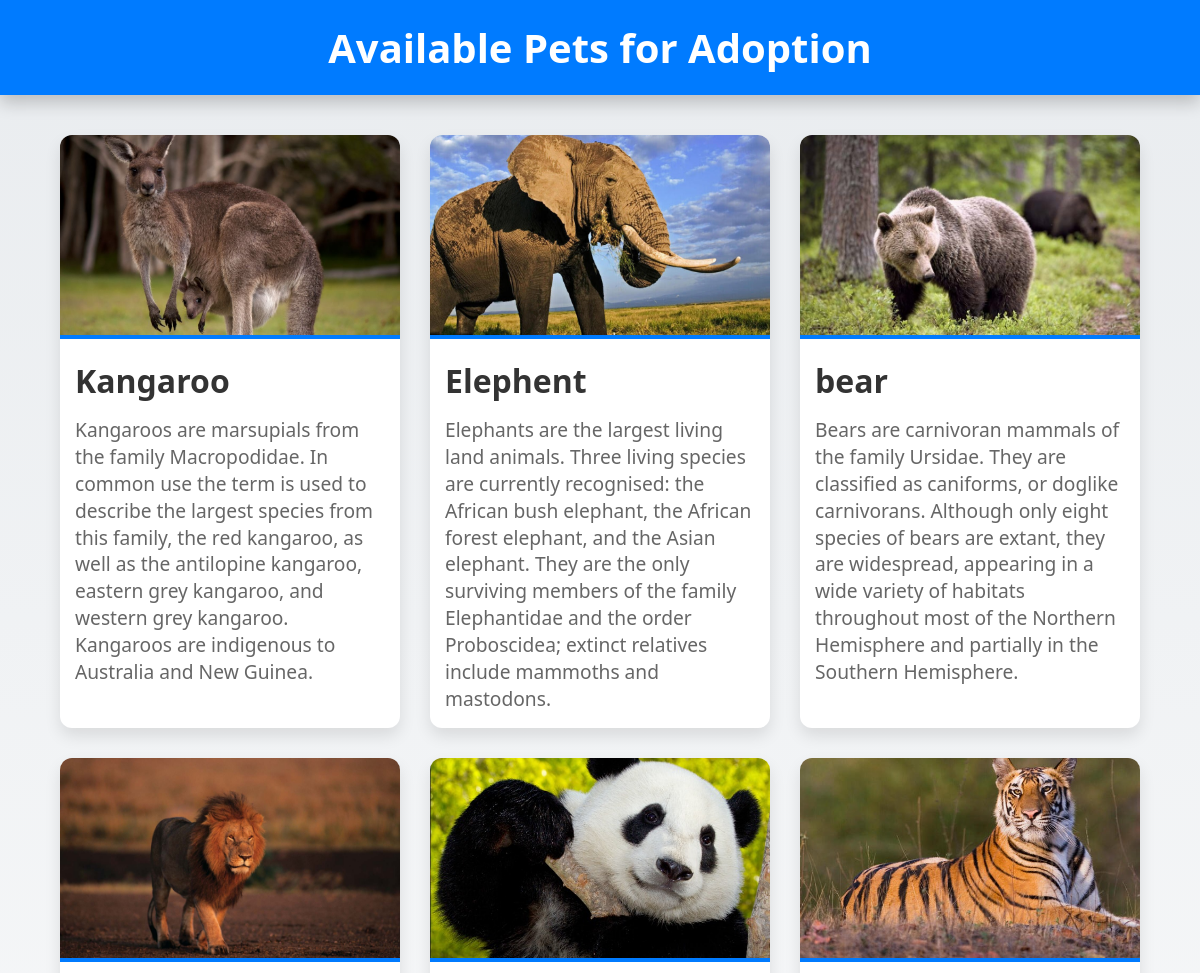
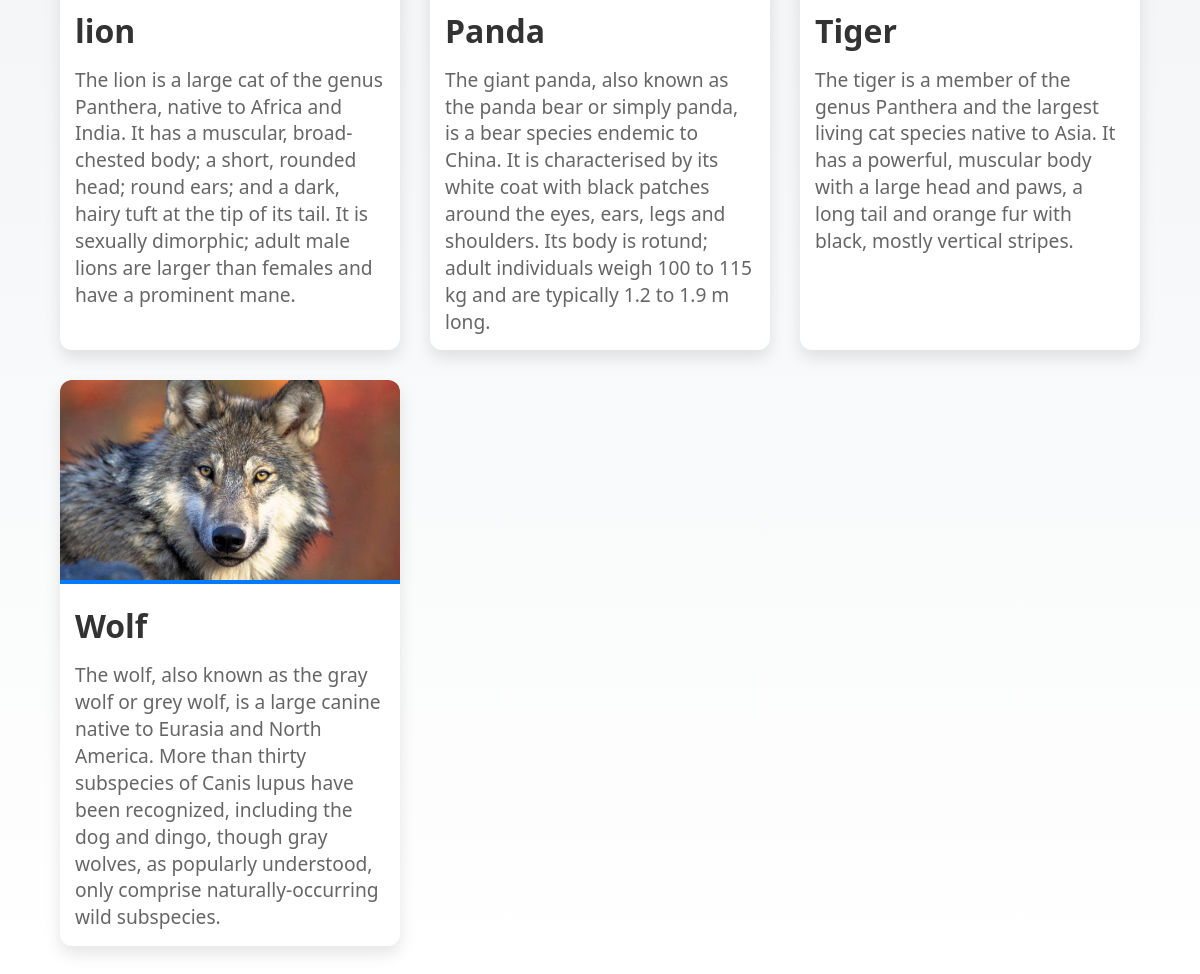
The page / on the database its author committed (2 pictures, top to bottom).
### adoption/models.py (models this page shows, shortened)
class Pet(models.Model):
    name = models.CharField(max_length=100)
    description = models.TextField()
    photo = models.ImageField(upload_to='pets/', null=True, blank=True)

### adoption/views.py (the view)
# urls.py: path('', views.index, name='index'),
def index(request):
    pets = Pet.objects.all()
    context={
        'pets':pets
    }
    return render(request, 'adoption/index.html', context)

### adoption/templates/adoption/index.html (shortened to what this page needs)
<!DOCTYPE html>
<html lang="en">
<head>
</head>
<body>
    <header>
        <div class="header-content">
            Available Pets for Adoption
        </div>
    </header>
    <div class="container">
        <div class="pet-list">
            {% for pet in pets %}
                <a href="{% url 'adoption:pet_details' pet.id %}">
                    {% if pet.photo %}
                        <img src="{{ pet.photo.url }}" alt="{{ pet.name }}">
                    {% endif %}
                    <h2>{{ pet.name }}</h2>
                    <p>{{ pet.description|default:"No description available" }}</p>
                </a>
            {% endfor %}
        </div>
    </div>
</body>
</html>

### adoption/templates/adoption/index.html (style rules this page uses)
body { font-family: 'Segoe UI', Tahoma, Geneva, Verdana, sans-serif; margin: 0; padding: 0; background: linear-gradient(to bottom, #e9ecef, #ffffff); }
header { background-color: #007bff; color: white; padding: 20px 20px; text-align: center; font-size: 2.5em; font-weight: bold; box-shadow: 0 8px 16px rgba(0, 0, 0, 0.2); position: relative; overflow: hidden; }
header::before { content: ''; position: absolute; top: 0; left: 0; width: 100%; height: 100%; background: rgba(0, 123, 255, 0.2); opacity: 0; transition: opacity 0.5s; z-index: 0; }
.header-content { position: relative; z-index: 1; }
.container { width: 90%; margin: 40px auto; max-width: 1200px; }
.pet-list { display: grid; grid-template-columns: repeat(auto-fill, minmax(300px, 1fr)); gap: 30px; justify-content: center; }
.pet-list a { display: block; background: #ffffff; border-radius: 12px; box-shadow: 0 8px 16px rgba(0, 0, 0, 0.1); text-decoration: none; color: #333; overflow: hidden; transition: transform 0.3s, box-shadow 0.3s, filter 0.3s; position: relative; cursor: pointer; }
.pet-list a::before { content: ''; position: absolute; top: 0; left: 0; width: 100%; height: 100%; background: linear-gradient(135deg, rgba(0, 123, 255, 0.1), transparent); opacity: 0; transition: opacity 0.3s; z-index: 0; }
.pet-list img { width: 100%; height: 200px; object-fit: cover; border-bottom: 4px solid #007bff; transition: transform 0.3s; }
.pet-list h2 { margin: 15px; font-size: 2em; color: #333; z-index: 1; }
.pet-list p { margin: 0 15px 15px; font-size: 1.2em; color: #666; line-height: 1.4; z-index: 1; }

### rows shown on the page
Pet: photo (picture), name "Kangaroo", description "Kangaroos are marsupials from the family Macropodidae. In common use the term is used to describe the largest species from this family, the red kangaroo, as well as the antilopine kangaroo, eastern grey kangaroo, and western grey kangaroo. Kangaroos are indigenous to Australia and New Guinea."
Pet: photo (picture), name "Elephent", description "Elephants are the largest living land animals. Three living species are currently recognised: the African bush elephant, the African forest elephant, and the Asian elephant. They are the only surviving members of the family Elephantidae and the order Proboscidea; extinct relatives include mammoths and mastodons."
Pet: photo (picture), name "bear", description "Bears are carnivoran mammals of the family Ursidae. They are classified as caniforms, or doglike carnivorans. Although only eight species of bears are extant, they are widespread, appearing in a wide variety of habitats throughout most of the Northern Hemisphere and partially in the Southern Hemisphere."
Pet: photo (picture), name "lion", description "The lion is a large cat of the genus Panthera, native to Africa and India. It has a muscular, broad-chested body; a short, rounded head; round ears; and a dark, hairy tuft at the tip of its tail. It is sexually dimorphic; adult male lions are larger than females and have a prominent mane."
Pet: photo (picture), name "Panda", description "The giant panda, also known as the panda bear or simply panda, is a bear species endemic to China. It is characterised by its white coat with black patches around the eyes, ears, legs and shoulders. Its body is rotund; adult individuals weigh 100 to 115 kg and are typically 1.2 to 1.9 m long."
Pet: photo (picture), name "Tiger", description "The tiger is a member of the genus Panthera and the largest living cat species native to Asia. It has a powerful, muscular body with a large head and paws, a long tail and orange fur with black, mostly vertical stripes."
Pet: photo (picture), name "Wolf", description "The wolf, also known as the gray wolf or grey wolf, is a large canine native to Eurasia and North America. More than thirty subspecies of Canis lupus have been recognized, including the dog and dingo, though gray wolves, as popularly understood, only comprise naturally-occurring wild subspecies."
